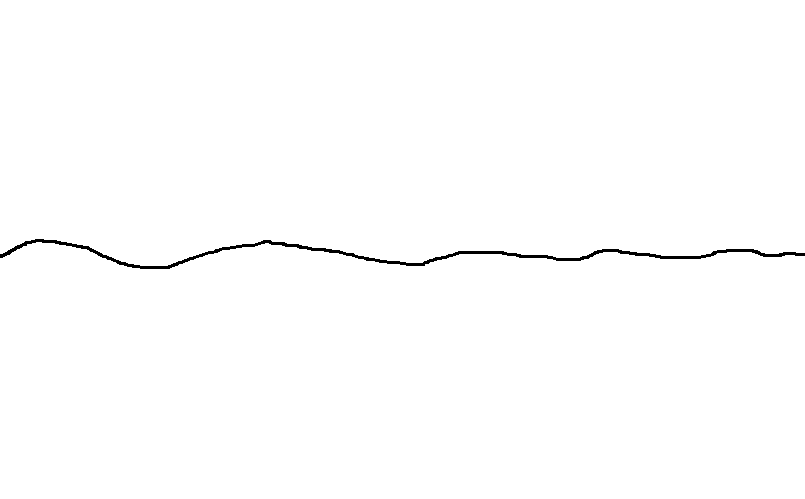
#> input picture examples/parse-image/test.png, 805 x 499 px
$ python main.py
#> lines starting #> are read from the running program, lines starting #| are printed output that depends on the picture; after the words box and inside, x2 and y2 are one past the last pixel; in counts of white or black regions, pixels touching at a corner belong together
#!/usr/bin/env python3

import numpy as np
import cv2


def parse_v1(file):
#> called with file = 'test.png'
    image = cv2.imread(file, cv2.IMREAD_GRAYSCALE)
#> image: shape (499, 805); 99.4% white; 1 black region, box (x1, y1, x2, y2) and area: (0, 239, 805, 269) 2598
    if image is None:
        raise Exception("Image is None")

    data = np.empty((0, image.shape[0]))
#> data = empty array
    for col in range(image.shape[1]):
        l = []
        for row in image:
            l.append(row[col])
        data = np.append(data, [l], axis=0)
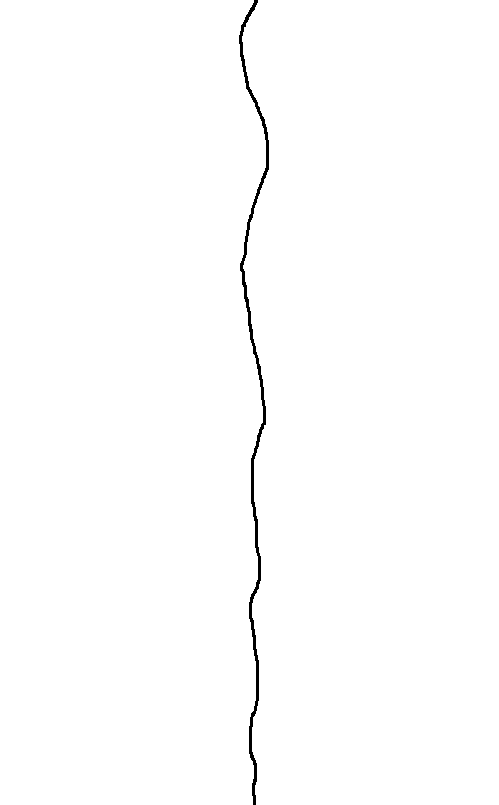
#> data: shape (805, 499) float64; 99.4% white; 1 black region, box (x1, y1, x2, y2) and area: (239, 0, 269, 805) 2598

    result = []
    for col in data:
        index = 0
        count = 0
        for i, px in enumerate(col):
            if px == 255:
                continue
            index += i
            count += 1
        if count == 0:
            result.append(0)
        else:
            result.append(image.shape[0] - index / count)
    return result


def write_to_file(data, file):
    counter = np.arange(len(data))
    np.savetxt("out.csv", np.array((counter, data)).T, fmt='%2f', delimiter=",")


def main():
    result = parse_v1("test.png")
    write_to_file(result, "out.csv")


if __name__ == "__main__":
    main()
